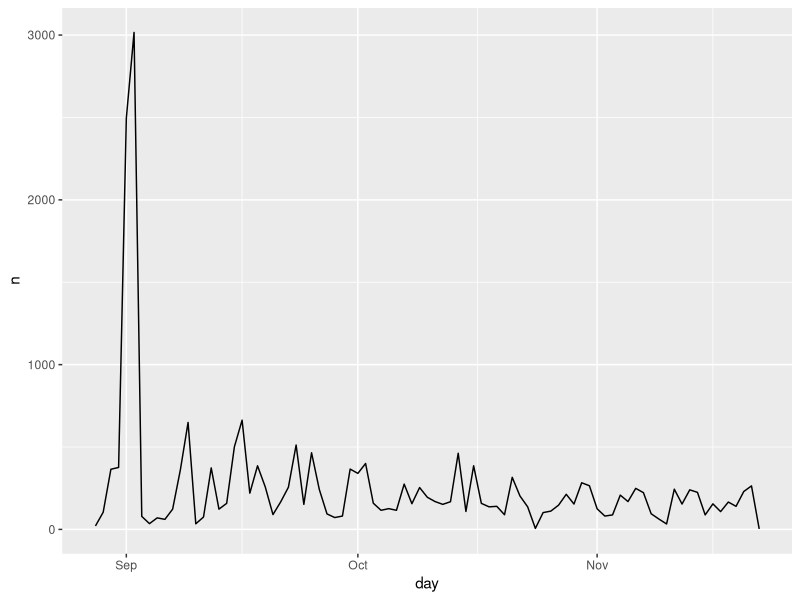
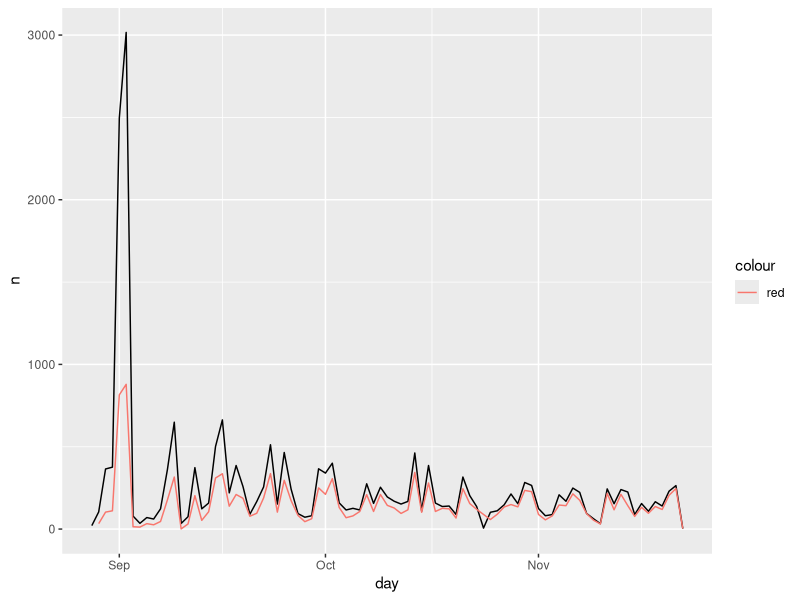
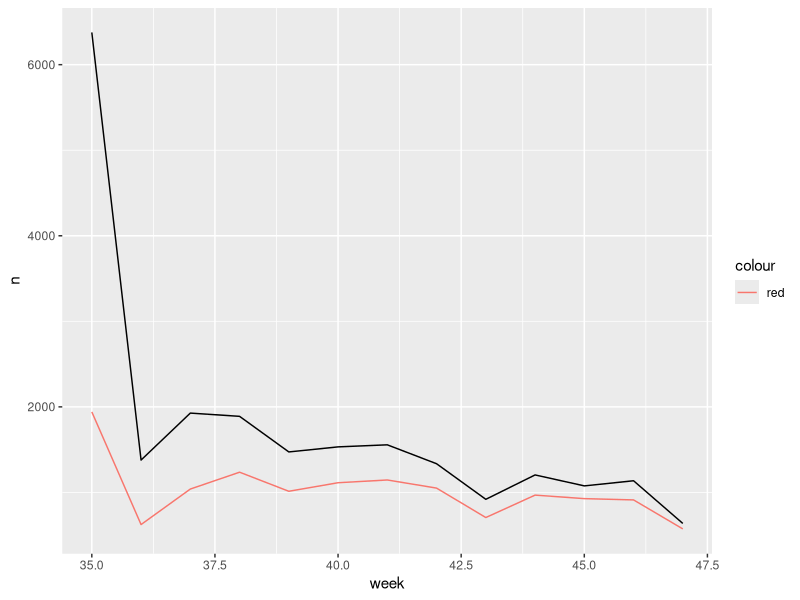
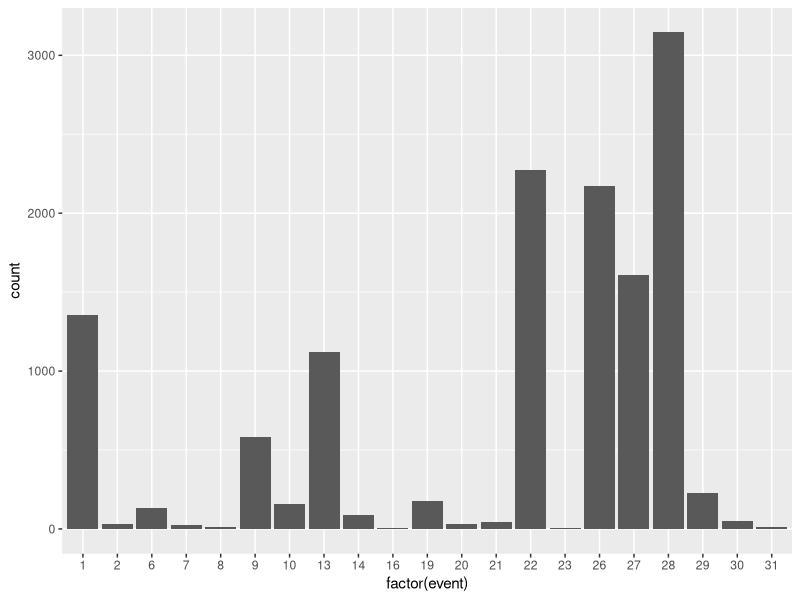
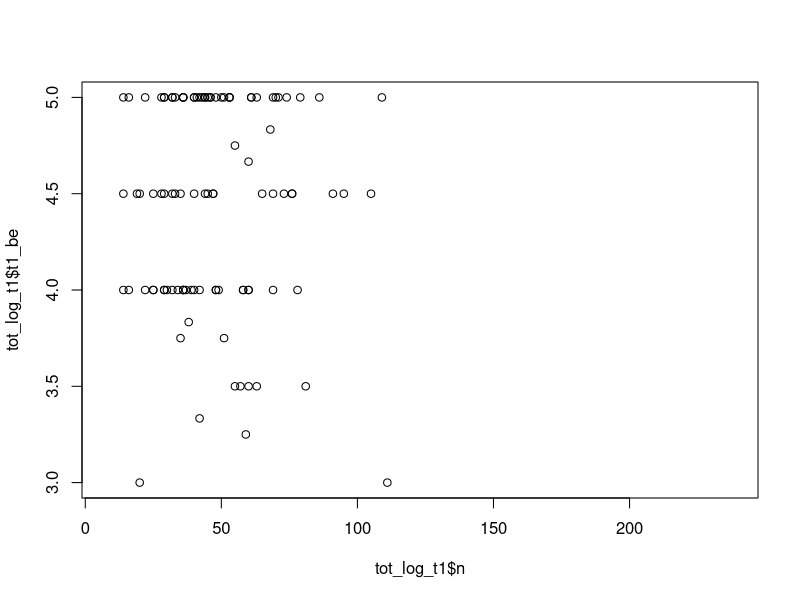
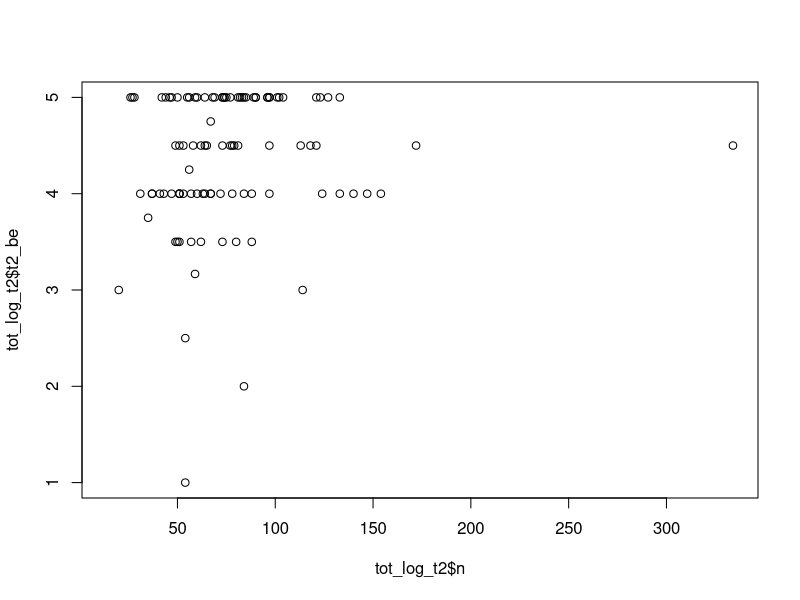
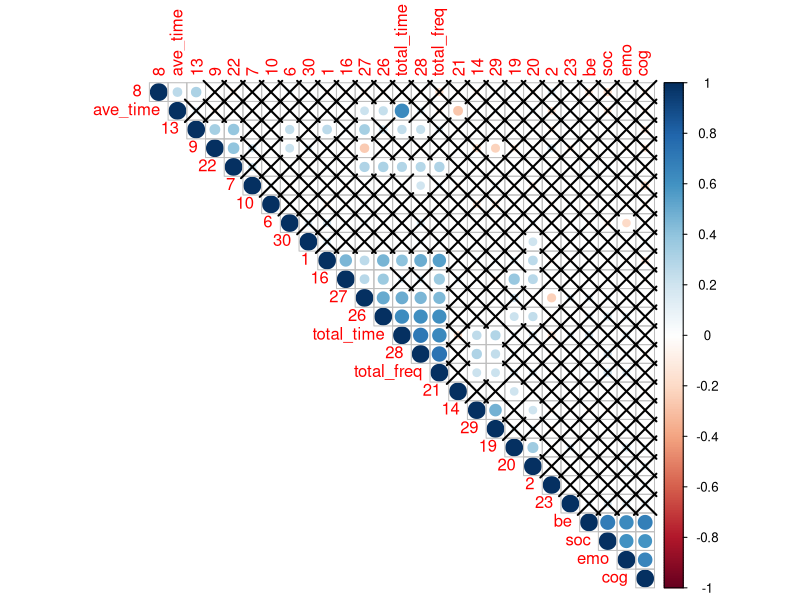
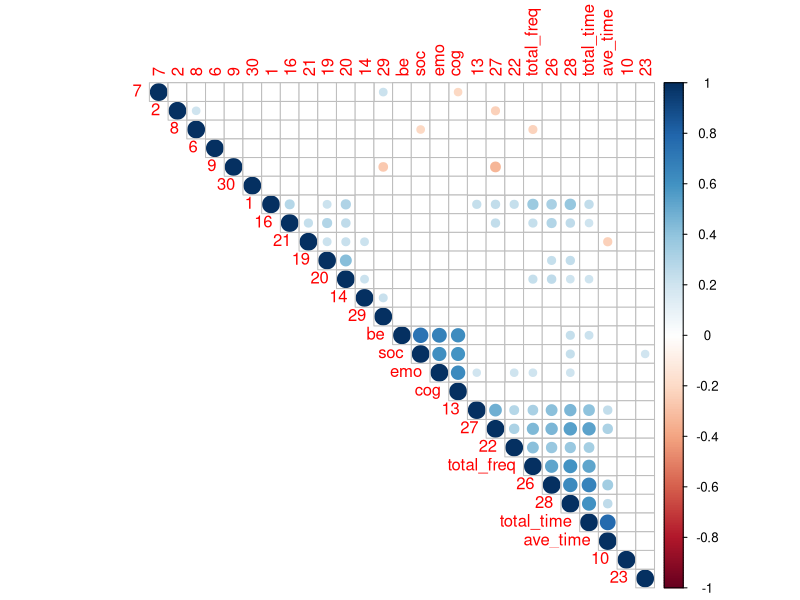

Write R code to recreate these figures, in order. (Note: this script raises an error after producing the figures.)
# survey log project
# library(stats)
library(dplyr)
library(ggplot2)
library(lubridate)
library(corrplot)

# """
# 1. Navigator
#     Message 1
#     logout 2
#     login 3
#     sign up 4
#     icon 5
#     current 26
#     create 27
#     community 28
# 2. Main page
#     sign up 6
# 3. Login page
#     login button 7
# 4. Register page
#     sign up 8
# 5. Current page
#     create 9
#     update 10
#     chat 11
#     agree 12
# 6. Create page
#     create 13
# 7. Community page
#     sort 14
#     like 15
#     cool 16
#     funny 17
#     useful 18
#     cancellike 25
#     cancelcool 19
#     cancelfunny 20
#     canceluseful 21
#     post 22
#     group 29
#     next 30
#     previous 31
# 8. profile page
#     add to friend 23
# 9. Message
#     send message 24
# """

#survey : <40; <43; <46; <49

###############log
dat.log <- read.csv('log.csv')
head(dat.log)
user <- read.csv("user.csv")
user$id <- factor(user$id)
dat.log$uid <- factor(dat.log$user_id)
# log sum by day
dat.log$day <- as.Date(dat.log$trigger_time)
temp <- dat.log %>%
  group_by(day) %>%
  count
temp <- data.frame(temp)
str(temp)
ggplot(data = temp) +
  geom_line(aes(x = day, y = n))

dat.log$week <- week(dat.log$day)

temp <- dat.log %>%
  group_by(user_id,week) %>%
  count

# log sum by user
logsum <- table(dat.log$uid)
logsum <- data.frame(sort(logsum, decreasing = TRUE))
dat <- left_join(logsum, user, by=c('Var1'='id'))
temp <- dat %>% select(username,Var1,email,Freq)
colnames(temp) <- c('username', 'uid','email','logsum')
temp$usernetid <- gsub(" ", "", tolower(gsub("@.*","",temp$email)))
datsum <- aggregate(logsum ~ usernetid, temp, sum)
dat.survey <- read.csv("survey.csv")
dat.survey <- dat.survey %>% 
  left_join(datsum,by='usernetid')
length(unique(datsum))

# filter logs from 126 users
uid <- temp[temp$usernetid %in% dat.survey$usernetid,'uid']
dat.fil <- dat.log[dat.log$user_id %in% uid,]
dat.fil <- dat.fil %>% 
  left_join(temp,by='uid')
colnames(dat.fil)
dat.fil <- dat.fil %>% 
  select(event, obj, trigger_time, device, day, week, usernetid)

temp <- dat.log %>%
  group_by(day) %>%
  count
temp <- data.frame(temp)

temp2 <- dat.fil %>% 
  group_by(day) %>% 
  count
temp2 <- data.frame(temp2)

ggplot()+
  geom_line(data = temp, aes(x = day, y = n))+
  geom_line(dat = temp2, aes(x = day, y = n, color = 'red'))

temp <- dat.log %>%
  group_by(week) %>%
  count
temp <- data.frame(temp)

temp2 <- dat.fil %>% 
  group_by(week) %>% 
  count
temp2 <- data.frame(temp2)

# Total logs by week
ggplot()+
  geom_line(data = temp, aes(x = week, y = n))+
  geom_line(dat = temp2, aes(x = week, y = n, color = 'red'))

# Total logs by event
ggplot()+
  geom_histogram(data = dat.fil, aes(x=factor(event)), stat="count")

# 1. Navigator
#     Message 1
#     current 26
#     create 27
#     community 28
# 2. Main page
#     sign up 6
# 5. Current page
#     create 9
#     update 10
# 6. Create page
#     create 13
# 7. Community page
#     sort 14
#     cancelcool 19
#     post 22
#     group 29
# Total time by week
head(dat.fil$trigger_time)
dat.fil$time <- as.POSIXct(dat.fil$trigger_time,format="%Y-%m-%d %H:%M:%S",tz=Sys.timezone())

###########################################################
##########This part is for informal analysis can be skipped
###########################################################
# Total logs t1
tot_log_t1 <- dat.fil %>% 
  filter(week < 40) %>% 
  group_by(usernetid) %>% 
  count() %>% 
  left_join(dat.survey,by='usernetid') %>% 
  select(usernetid, n,t1_be, t1_cog)

plot(tot_log_t1$n,tot_log_t1$t1_be)
cor(tot_log_t1$n,tot_log_t1$t1_be, use = "complete.obs")
cor(tot_log_t1$n,tot_log_t1$t1_cog, use = "complete.obs")


tot_log_t2 <- dat.fil %>% 
  filter(week < 43) %>% 
  group_by(usernetid) %>% 
  count() %>% 
  left_join(dat.survey,by='usernetid') %>% 
  select(usernetid, n,t2_be, t2_cog)

plot(tot_log_t2$n,tot_log_t2$t2_be)
cor(tot_log_t2$n,tot_log_t2$t2_be, use = "complete.obs")
cor(tot_log_t2$n,tot_log_t2$t2_cog, use = "complete.obs")
cor.test(tot_log_t2$n,tot_log_t2$t2_be, use = "complete.obs")
cor.test(tot_log_t2$n,tot_log_t2$t2_cog, use = "complete.obs")
cor.test(tot_log_t2$n,tot_log_t2$t2_be, use = "complete.obs",method = "spearman")


unique(dat.fil$usernetid)


#########################################
#########################################
#########################################
###########START HERE####################
#########################################
#########################################
#########################################

library(stats)
library(dplyr)
library(ggplot2)
library(lubridate)
library(corrplot)

#########################################
###########HELP FUNCTIONS################
#########################################

# Qualtrics data processing
surveyave <- function(dat.e1){
  dat.e1 <- dat.e1[-1:-2,]
  dat.e1 <- dat.e1[!is.na(dat.e1$Q20),]
  #colnames(dat.e1)
  
  for (col in c('Q5','Q6','Q7','Q8','Q9','Q10','Q11','Q12','Q13','Q14')) {
    dat.e1[,col] <- as.numeric(factor(dat.e1[,col], levels = c("Strongly disagree","Somewhat disagree","Neither agree nor disagree","Somewhat agree","Strongly agree")))
  }
  
  dat.e1<- dat.e1[!is.na(dat.e1$Q6),]
  dat.e1$Q7 <- 6 - dat.e1$Q7
  dat.e1$emo<-rowMeans(dat.e1[,c('Q5','Q6','Q7')])
  dat.e1$cog <- rowMeans(dat.e1[,c('Q8','Q9','Q10')])
  dat.e1$be <- rowMeans(dat.e1[,c('Q11','Q12')])
  dat.e1$soc <- rowMeans(dat.e1[,c('Q13','Q14')])
  
  dat.e1.ave <- dat.e1 %>% 
    dplyr::select(StartDate,Q20,emo,cog,be,soc)
  
  return(dat.e1.ave)
  
}


# Main data processing function for process survey and log data
datprocess<- function(dat.fil,eng1){
  df.output <- data.frame(matrix(ncol = 34, nrow = 0))
  colnames(df.output) <- c("usernetid",as.character(seq(1:30)),"total_time","total_freq","ave_time")
  thisrow <- 1
  for(thisnetid in df.survey$usernetid){
    #Step1: filter logs before thisnetid's time
    survey_time <- eng1[eng1$usernetid == thisnetid,'StartDate']
    df <- dat.fil %>% 
      filter(trigger_time <= survey_time, usernetid == thisnetid) 
    #Step2: (df) -> (table) summarize counts by event 
    df$event <- factor(df$event,levels = as.character(seq(1:30)))
    temp <- as.data.frame.matrix(t(table(df$event)))
    #Step3: (df) -> (table) summarize duration in each page
    if(nrow(df)<2){
      next
    }
    df$flag <- 1
    for (i in 1:(nrow(df)-1)) {
      cur <- df$trigger_time[i]
      nex <- df$trigger_time[i+1] 
      df$flag[i+1] <- ifelse({difftime(nex,cur,units = "hours") <= 0.5},df$flag[i],df$flag[i] + 1)
    }
    dur <- df %>% 
      group_by(flag) %>% 
      summarise(duration = max(trigger_time) - min(trigger_time)) %>% 
      summarise(total_time = sum(duration),
                total_freq = length(unique(flag)),
                ave_time = mean(duration))
    #Step4: combine dfs
    df.output[thisrow,'usernetid'] <- thisnetid
    df.output[thisrow,2:31] <- temp
    df.output[thisrow,32:34] <- dur
    thisrow <- thisrow + 1
  }
  return(df.output)
}


# Rewrite correlation visuliation function
cor.mtest <- function(mat, ...)
{
  mat <- as.matrix(mat)
  n <- ncol(mat)
  p.mat<- matrix(NA, n, n)
  diag(p.mat) <- 0
  for (i in 1:(n - 1)) 
  {
    for (j in (i + 1):n)
    {
      tmp <- cor.test(mat[, i], mat[, j], ...)
      p.mat[i, j] <- p.mat[j, i] <- tmp$p.value
    }
  }
  colnames(p.mat) <- rownames(p.mat) <- colnames(mat)
  p.mat
}

#########################################
###########INPUT OUTPUT##################
#########################################

##### Read and process dat.fil and dat.survey
### dat.fil is constant
dat.log <- read.csv('log.csv')
user <- read.csv("user.csv")
user$id <- factor(user$id)
dat.log$uid <- factor(dat.log$user_id)
# log sum by user
logsum <- table(dat.log$uid)
logsum <- data.frame(sort(logsum, decreasing = TRUE))
dat <- left_join(logsum, user, by=c('Var1'='id'))
temp <- dat %>% select(username,Var1,email,Freq)
colnames(temp) <- c('username', 'uid','email','logsum')
temp$usernetid <- gsub(" ", "", tolower(gsub("@.*","",temp$email)))
datsum <- aggregate(logsum ~ usernetid, temp, sum)
dat.survey <- read.csv("survey.csv")
dat.survey <- dat.survey %>% 
  left_join(datsum,by='usernetid')
# filter logs from 126 users
uid <- temp[temp$usernetid %in% dat.survey$usernetid,'uid']
dat.fil <- dat.log[dat.log$user_id %in% uid,]
dat.fil <- dat.fil %>% 
  left_join(temp,by='uid')
dat.fil$trigger_time <- as.POSIXct(dat.fil$trigger_time,format="%Y-%m-%d %H:%M:%S",tz=Sys.timezone())

### dat.survey is each of the 4 engagement surveys
### engagement1_February+25,+2023_14.26.csv
### engagement2_March+3,+2023_15.01.csv
### engagement3_March+3,+2023_15.10.csv
dat.e1<- read.csv("engagement2_March+3,+2023_15.01.csv",na.strings=c("NA","NaN", ""))
eng1 <- surveyave(dat.e1)
colnames(eng1)[2] <- 'usernetid'
eng1$usernetid <- gsub(" ", "", tolower(gsub("@.*","",eng1$usernetid)))
eng1$StartDate <- as.POSIXct(eng1$StartDate,format="%Y-%m-%d %H:%M:%S",tz=Sys.timezone())
timediff <- 2 * 60 * 60
eng1$StartDate <- eng1$StartDate + timediff
#firt 2 responses in the eng 1 survey are tests
#df.survey <- eng1[3:123,]
df.survey <- eng1
df.survey <- df.survey[!duplicated(df.survey$usernetid),]

###### PROECESS and VIS

surveylog <- datprocess(dat.fil,df.survey)
surveylog <- surveylog %>% 
  left_join(df.survey,by='usernetid')

mat <- surveylog %>% 
  select_if(is.numeric)
mat <- mat[, colSums(mat) != 0]

M <- cor(mat)
p.mat <- cor.mtest(mat)
#p.mat <- p.adjust(p.mat, method = "BH")
#colnames(p.mat) <- rownames(p.mat) <- colnames(mat)

corrplot(M, type = "upper", order = "hclust", 
         p.mat = p.mat, sig.level = 0.05)


M <- cor(mat, method = "spearm")
p.mat <- cor.mtest(mat, method = "spearm")


corrplot(M, type = "upper", order = "hclust", 
         p.mat = p.mat, sig.level = 0.05, 
         insig = "blank")



####################################
####################################
######DIFFERENT USERS###############
####################################
####################################


post <- read.csv("surveyapp_todo.csv")
##multi users --> 1 email
##combine all different user_id to the same one if they belong to the same email
useremail <- read.csv("user.csv")
uniquetable <- useremail[!duplicated(useremail$email),c('id','email')]
post <- post %>% 
  left_join(uniquetable,by=c('user_id' = 'id'))

post$user_id <- factor(post$email)
post$created <- as.POSIXct(post$created,format="%Y-%m-%d %H:%M:%S",tz=Sys.timezone())

# Choose 27 as log metric; emotional engagement as survey metric
# First time point: before 10/03
# Second time point: before 10/24
# Third time point: before 11/14
t1<- as.POSIXct('2022-10-03',format="%Y-%m-%d",tz=Sys.timezone())
t1_post <- post %>% 
  filter(created < t1) %>% 
  group_by(user_id) %>% 
  summarise(post_n = n())


all_part <- t1_post$user_id


t2<- as.POSIXct('2022-10-24',format="%Y-%m-%d",tz=Sys.timezone())
t2_post <- post %>% 
  filter(created < t2 & created >= t1) %>% 
  group_by(user_id) %>% 
  summarise(post_n = n())

sum(t1_post$post_n)

t3<- as.POSIXct('2022-11-14',format="%Y-%m-%d",tz=Sys.timezone())
t3_post <- post %>% 
  filter(created < t3 & created >= t2) %>% 
  group_by(user_id) %>% 
  summarise(post_n = n())


Real_part <- t3_post$user_id
Leaver <- all_part[!(all_part %in% t3_post$user_id)]
Early_leaver <- all_part[!(all_part %in% t2_post$user_id)]
Late_leaver <- Leaver[!(Leaver %in% Early_leaver)]

# at time point 1, early_leaver left; at time point 2, both early_leaver and late_leaver left
# for log data, compare the frequency of 27 at time 1 and 2 between participants and leavers
# for survey data, compare the emotional engagement at both times betwenn participants and leavers

user$id <- as.numeric(user$id)
dat.log <- read.csv("log_log.csv")
dat.log <- dat.log %>% 
  left_join(uniquetable,by=c('user_id' = 'id'))

dat.log$trigger_time <- as.POSIXct(dat.log$trigger_time,format="%Y-%m-%d %H:%M:%S",tz=Sys.timezone())
ELnetid <- gsub(" ", "", tolower(gsub("@.*","",Early_leaver)))
Lnetid <- gsub(" ", "", tolower(gsub("@.*","",Leaver)))
LLnetid <- gsub(" ", "", tolower(gsub("@.*","",Late_leaver)))

###TIME 1

df.log1 <- dat.log %>% 
  filter(trigger_time < t1) %>% 
  group_by(email) %>% 
  filter(event == 27) %>% 
  summarise(log_27 = n()) 
df.log1$email <- gsub(" ", "", tolower(gsub("@.*","",df.log1$email)))


dat.e1<- read.csv("engagement1_February+25,+2023_14.26.csv",na.strings=c("NA","NaN", ""))
eng1 <- surveyave(dat.e1)
colnames(eng1)[2] <- 'usernetid'
eng1$usernetid <- gsub(" ", "", tolower(gsub("@.*","",eng1$usernetid)))
df.survey <- eng1[3:123,]
df.survey <- eng1
df.survey <- df.survey[!duplicated(df.survey$usernetid),]


dat.com <- df.log1 %>% 
  left_join(df.survey, by=c('email' = 'usernetid')) %>% 
  filter(!is.na(email) & email != "") %>% 
  select(email, log_27, emo,soc,be,cog)
#dat.com$cat <- ifelse(dat.com$email %in% ELnetid, 'L','P')
dat.com$cat <- ifelse(dat.com$email %in% Lnetid, ifelse(dat.com$email %in% LLnetid, 'LL','EL'),'P')
dat1 <- dat.com
dat.com %>% 
  group_by(cat) %>% 
  summarise(n = n(),log = mean(log_27),emo = mean(emo,na.rm = TRUE),soc = mean(soc,na.rm = TRUE),be = mean(be,na.rm = TRUE),cog = mean(cog,na.rm = TRUE))

###TIME 2

df.log2 <- dat.log %>% 
  filter(trigger_time < t2) %>% 
  group_by(email) %>% 
  filter(event == 27) %>% 
  summarise(log_27 = n()) 

df.log2$email <- gsub(" ", "", tolower(gsub("@.*","",df.log2$email)))

dat.e2<- read.csv("engagement2_March+3,+2023_15.01.csv",na.strings=c("NA","NaN", ""))
eng2 <- surveyave(dat.e2)
colnames(eng2)[2] <- 'usernetid'
eng2$usernetid <- gsub(" ", "", tolower(gsub("@.*","",eng2$usernetid)))
df.survey <- eng2
df.survey <- df.survey[!duplicated(df.survey$usernetid),]

dat.com <- df.log2 %>% 
  left_join(df.survey, by=c('email' = 'usernetid')) %>% 
  filter(!is.na(email) & email != "") %>% 
  select(email, log_27, emo,soc,be,cog)
dat.com$cat <- ifelse(dat.com$email %in% Lnetid, ifelse(dat.com$email %in% LLnetid, 'LL','EL'),'P')
dat2 <- dat.com
dat.com %>% 
  group_by(cat) %>% 
  summarise(n = n(),log = mean(log_27),emo = mean(emo,na.rm = TRUE),soc = mean(soc,na.rm = TRUE),be = mean(be,na.rm = TRUE),cog = mean(cog,na.rm = TRUE))

dat2[!(dat2$email %in% dat1$email),'email']
dat1[!(dat1$email %in% dat2$email),'email']
View(useremail)
####################################
####################################
######CORRELATION BY DIFFERENT USERS
####################################
####################################
### Take eng 2 survey for example
### dat.survey is each of the 4 engagement surveys
### engagement1_February+25,+2023_14.26.csv
### engagement2_March+3,+2023_15.01.csv
### engagement3_March+3,+2023_15.10.csv
dat.e1<- read.csv("engagement1_February+25,+2023_14.26.csv",na.strings=c("NA","NaN", ""))
eng1 <- surveyave(dat.e1)
colnames(eng1)[2] <- 'usernetid'
eng1$usernetid <- gsub(" ", "", tolower(gsub("@.*","",eng1$usernetid)))
eng1$StartDate <- as.POSIXct(eng1$StartDate,format="%Y-%m-%d %H:%M:%S",tz=Sys.timezone())
timediff <- 2 * 60 * 60
eng1$StartDate <- eng1$StartDate + timediff
#firt 2 responses in the eng 1 survey are tests
#df.survey <- eng1[3:123,]
df.survey <- eng1
df.survey <- df.survey[!duplicated(df.survey$usernetid),]

###### PROECESS and VIS

surveylog <- datprocess(dat.fil,df.survey)
surveylog <- surveylog %>% 
  left_join(df.survey,by='usernetid') %>% 
  mutate(
    usergroup = ifelse(usernetid %in% Lnetid, ifelse(usernetid %in% LLnetid, 'LL','EL'),'P'),
    usergroup2 = ifelse(usernetid %in% Lnetid, 'L','P')
  ) 

table(surveylog$usergroup2)

# Only select P (participants) data L (leaver)
mat <- surveylog %>% 
  filter(usergroup2 == 'L') %>% 
  select_if(is.numeric) 

mat <- mat[, colSums(mat) != 0]

M <- cor(mat)
p.mat <- cor.mtest(mat)
#p.mat <- p.adjust(p.mat, method = "BH")
#colnames(p.mat) <- rownames(p.mat) <- colnames(mat)
corrplot(M, type = "upper", order = "hclust", 
         p.mat = p.mat, sig.level = 0.05)


M <- cor(mat, method = "spearm")
p.mat <- cor.mtest(mat, method = "spearm")
corrplot(M, type = "upper", order = "hclust", 
         p.mat = p.mat, sig.level = 0.05)




###########################
###########################
########FACTOR ANALYSIS####
###########################
###########################
library(psych)
library(GPArotation)
surveymat <- function(dat.e1){
  dat.e1 <- dat.e1[-1:-2,]
  dat.e1 <- dat.e1[!is.na(dat.e1$Q20),]
  #colnames(dat.e1)
  
  for (col in c('Q5','Q6','Q7','Q8','Q9','Q10','Q11','Q12','Q13','Q14')) {
    dat.e1[,col] <- as.numeric(factor(dat.e1[,col], levels = c("Strongly disagree","Somewhat disagree","Neither agree nor disagree","Somewhat agree","Strongly agree")))
  }
  
  dat.e1<- dat.e1[!is.na(dat.e1$Q6),]
  dat.e1$Q7 <- 6 - dat.e1$Q7
  
  
  mat <- dat.e1 %>% 
    dplyr::select('Q20','Q5','Q6','Q7','Q8','Q9','Q10','Q11','Q12','Q13','Q14')
  
  return(mat)
  
}
### engagement1_February+25,+2023_14.26.csv
### engagement2_March+3,+2023_15.01.csv
### engagement3_March+3,+2023_15.10.csv

dat.e1<- read.csv("engagement1_February+25,+2023_14.26.csv",na.strings=c("NA","NaN", ""))
eng1 <- surveymat(dat.e1)
#firt 2 responses in the eng 1 survey are tests
#df.survey <- eng1[3:123,]
df.survey <- eng1
df.survey <- df.survey[!duplicated(df.survey$Q20),]
envi_EFA <- df.survey[,-1]

# Calculate the correlation matrix first
envi_EFA_cor <- cor(envi_EFA, use = "pairwise.complete.obs")
# Decide the number of factors
fa.parallel(envi_EFA_cor, n.obs = nrow(envi_EFA), fm = "ml", n.iter = 100, main = "Scree plots with parallel analysis")
# Factor analysis, number of factors is 3
fa <- fa(envi_EFA_cor, nfactors = 3, rotate = "none", fm = "pa")
fa
# varimaxal Rotation 
fa.varimax <- fa(envi_EFA_cor, nfactors = 3, rotate = "varimax", fm = "pa")
fa.varimax
# Promaxal rotation
fa.promax<- fa(envi_EFA_cor,nfactors = 3, rotate = "promax",fm = "pa")
h<-fa.promax$loadings

fa.diagram(fa.promax,simple =TRUE)
# Cronbach alpha
alpha(envi_EFA2[,c(18:21)])
